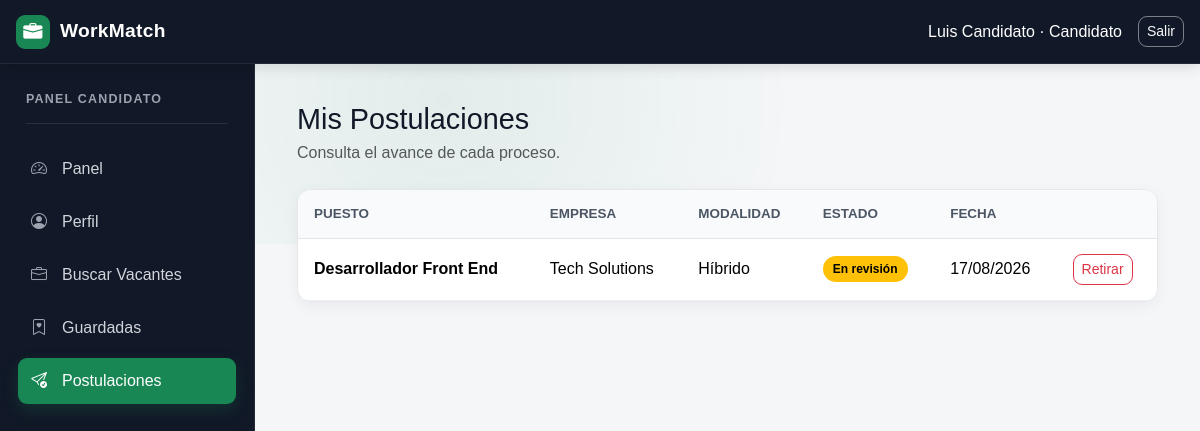
The page /index.php?seccion=postulaciones (signed in) on the database its author committed.
### tables this page shows
CREATE TABLE perfiles_candidato (
    usuario_id INT PRIMARY KEY,
    profesion VARCHAR(120) NULL,
    formacion TEXT NULL,
    experiencia TEXT NULL,
    habilidades TEXT NULL,
    ubicacion VARCHAR(120) NULL,

    CONSTRAINT fk_perfil_candidato_usuario
        FOREIGN KEY (usuario_id)
        REFERENCES usuarios(id)
        ON DELETE CASCADE
);

CREATE TABLE usuarios (
    id INT AUTO_INCREMENT PRIMARY KEY,
    nombre VARCHAR(120) NOT NULL,
    identificacion VARCHAR(40) NOT NULL,
    correo VARCHAR(120) NOT NULL UNIQUE,
    telefono VARCHAR(30) NULL,
    sitio_web VARCHAR(180) NULL,
    password VARCHAR(255) NOT NULL,
    tipo ENUM('candidato', 'empresa') NOT NULL,
    fecha_registro TIMESTAMP DEFAULT CURRENT_TIMESTAMP
);

CREATE TABLE postulaciones (
    id INT AUTO_INCREMENT PRIMARY KEY,

    vacante_id INT NOT NULL,

    candidato_id INT NOT NULL,

    estado ENUM(
        'En revisión',
        'Entrevista',
        'Aceptado',
        'Rechazado'
    ) DEFAULT 'En revisión',

    mensaje TEXT NULL,

    fecha_postulacion TIMESTAMP DEFAULT CURRENT_TIMESTAMP,

    UNIQUE KEY uk_postulacion (
        vacante_id,
        candidato_id
    ),

    CONSTRAINT fk_postulacion_vacante
        FOREIGN KEY (vacante_id)
        REFERENCES vacantes(id)
        ON DELETE CASCADE,

    CONSTRAINT fk_postulacion_candidato
        FOREIGN KEY (candidato_id)
        REFERENCES usuarios(id)
        ON DELETE CASCADE
);

CREATE TABLE vacantes (
    id INT AUTO_INCREMENT PRIMARY KEY,

    empresa_id INT NOT NULL,

    puesto VARCHAR(120) NOT NULL,

    area VARCHAR(100) NOT NULL,

    descripcion TEXT NOT NULL,

    requisitos TEXT NULL,

    ubicacion VARCHAR(120) NOT NULL,

    modalidad ENUM(
        'Presencial',
        'Híbrido',
        'Remoto'
    ) NOT NULL DEFAULT 'Presencial',

    tipo_contrato ENUM(
        'Tiempo completo',
        'Medio tiempo',
        'Temporal',
        'Práctica'
    ) NOT NULL DEFAULT 'Tiempo completo',

    salario DECIMAL(12,2) NULL,

    estado ENUM(
        'Activa',
        'Cerrada'
    ) DEFAULT 'Activa',

    fecha_creacion TIMESTAMP DEFAULT CURRENT_TIMESTAMP,

    CONSTRAINT fk_vacante_empresa
        FOREIGN KEY (empresa_id)
        REFERENCES usuarios(id)
        ON DELETE CASCADE
);

### app/controllers/WorkMatchController.php (called while the page is built, shortened)
<?php
require_once __DIR__ . '/../models/WorkMatch.php';
class WorkMatchController
{
    private WorkMatch $model;
    public function __construct(){ $this->model=new WorkMatch(); }
    public function run(): void
    {
        $this->mostrarSistema();
    }
    private function mostrarSistema(): void
    {
        $usuario=$_SESSION['usuario']; $seccion=$_GET['seccion']??'panel'; $mensajeOk=$_SESSION['mensaje_ok']??''; unset($_SESSION['mensaje_ok']);
        $perfil=$usuario['tipo']==='empresa'?$this->model->obtenerPerfilEmpresa((int)$usuario['id']):$this->model->obtenerPerfilCandidato((int)$usuario['id']);
        $postulaciones=$usuario['tipo']==='candidato'?$this->model->postulacionesCandidato((int)$usuario['id']):[];
        require __DIR__.'/../views/sistema.php';
    }
}

### index.php (called while the page is built)
<?php
require_once __DIR__ . '/app/controllers/WorkMatchController.php';
$controller = new WorkMatchController();
$controller->run();

### app/models/WorkMatch.php (called while the page is built, shortened)
<?php
require_once __DIR__ . '/../../config/database.php';
class WorkMatch
{
    private PDO $connection;
    public function __construct()
    {
        $database = new Database();
        $this->connection = $database->connect();
    }
    public function obtenerPerfilCandidato(int $id): array|false
    {
        $stmt=$this->connection->prepare('SELECT u.id,u.nombre,u.identificacion,u.correo,u.telefono,p.profesion,p.formacion,p.experiencia,p.habilidades,p.ubicacion FROM usuarios u JOIN perfiles_candidato p ON p.usuario_id=u.id WHERE u.id=:id');
        $stmt->execute(['id'=>$id]); return $stmt->fetch();
    }
    public function postulacionesCandidato(int $id): array
    {
        $stmt=$this->connection->prepare('SELECT p.id,p.estado,p.fecha_postulacion,p.mensaje,v.puesto,v.ubicacion,v.modalidad,u.nombre empresa FROM postulaciones p JOIN vacantes v ON v.id=p.vacante_id JOIN usuarios u ON u.id=v.empresa_id WHERE p.candidato_id=:id ORDER BY p.fecha_postulacion DESC');
        $stmt->execute(['id'=>$id]); return $stmt->fetchAll();
    }
}

### config/database.php (called while the page is built)
<?php
class Database
{
    private string $host = 'db';
    private string $database = 'workmatch';
    private string $username = 'root';
    private string $password = 'root';
    public function connect(): PDO
    {
        try {
            $connection = new PDO(
                "mysql:host={$this->host};dbname={$this->database};charset=utf8mb4",
                $this->username,
                $this->password
            );
            $connection->setAttribute(PDO::ATTR_ERRMODE, PDO::ERRMODE_EXCEPTION);
            $connection->setAttribute(PDO::ATTR_DEFAULT_FETCH_MODE, PDO::FETCH_ASSOC);
            return $connection;
        } catch (PDOException $exception) {
            throw new RuntimeException('No fue posible conectar con la base de datos.');
        }
    }
}

### app/views/sistema.php (the view, shortened to what this page needs)
<?php
function e(mixed $v): string { return htmlspecialchars((string)($v??''),ENT_QUOTES,'UTF-8'); }
$esEmpresa=$usuario['tipo']==='empresa';
function badgeEstado(string $e): string { return match($e){'Aceptado'=>'success','Entrevista'=>'primary','Rechazado'=>'danger','Cerrada'=>'secondary',default=>'warning'}; }
?>
<!DOCTYPE html><html lang="es"><head><meta charset="UTF-8"><meta name="viewport" content="width=device-width,initial-scale=1"><title>WorkMatch</title>
<link href="https://cdn.jsdelivr.net/npm/bootstrap@5.3.3/dist/css/bootstrap.min.css" rel="stylesheet"><link rel="stylesheet" href="https://cdn.jsdelivr.net/npm/bootstrap-icons@1.11.3/font/bootstrap-icons.min.css"><link rel="stylesheet" href="public/css/style.css"></head><body>
<nav class="navbar navbar-dark fixed-top px-3"><a class="navbar-brand fw-bold" href="index.php"><i class="bi bi-briefcase-fill"></i> WorkMatch</a><div class="d-flex align-items-center gap-3 text-white"><span class="d-none d-md-inline"><?= e($usuario['nombre']) ?> · <?= $esEmpresa?'Empresa':'Candidato' ?></span><a class="btn btn-outline-light btn-sm" href="index.php?action=logout">Salir</a></div></nav>
<div class="app-layout"><aside class="sidebar"><h5><?= $esEmpresa?'Panel Empresa':'Panel Candidato' ?></h5>
<a class="<?= $seccion==='panel'?'active':'' ?>" href="index.php?seccion=panel"><i class="bi bi-speedometer2"></i>Panel</a>
<a class="<?= $seccion==='perfil'?'active':'' ?>" href="index.php?seccion=perfil"><i class="bi bi-person-circle"></i>Perfil</a>
<a class="<?= $seccion==='vacantes'?'active':'' ?>" href="index.php?seccion=vacantes"><i class="bi bi-briefcase"></i><?= $esEmpresa?'Mis Vacantes':'Buscar Vacantes' ?></a>
<?php if($esEmpresa): ?><a class="<?= $seccion==='candidatos'?'active':'' ?>" href="index.php?seccion=candidatos"><i class="bi bi-people"></i>Candidatos</a>
<?php else: ?><a class="<?= $seccion==='favoritas'?'active':'' ?>" href="index.php?seccion=favoritas"><i class="bi bi-bookmark-heart"></i>Guardadas</a><a class="<?= $seccion==='postulaciones'?'active':'' ?>" href="index.php?seccion=postulaciones"><i class="bi bi-send-check"></i>Postulaciones</a><?php endif; ?></aside>
<main class="content-area">
<?php if(!$esEmpresa && $seccion==='postulaciones'): ?><h2>Mis Postulaciones</h2><p class="text-muted">Consulta el avance de cada proceso.</p><div class="table-responsive"><table class="table align-middle"><thead><tr><th>Puesto</th><th>Empresa</th><th>Modalidad</th><th>Estado</th><th>Fecha</th><th></th></tr></thead><tbody><?php foreach($postulaciones as $p): ?><tr><td><strong><?= e($p['puesto']) ?></strong></td><td><?= e($p['empresa']) ?></td><td><?= e($p['modalidad']) ?></td><td><span class="badge text-bg-<?= badgeEstado($p['estado']) ?>"><?= e($p['estado']) ?></span></td><td><?= e(date('d/m/Y',strtotime($p['fecha_postulacion']))) ?></td><td><?php if($p['estado']==='En revisión'): ?><form method="post"><input type="hidden" name="action" value="retirar_postulacion"><input type="hidden" name="postulacion_id" value="<?= (int)$p['id'] ?>"><button class="btn btn-outline-danger btn-sm confirm-action" data-confirm="¿Retirar esta postulación?">Retirar</button></form><?php endif; ?></td></tr><?php endforeach; ?></tbody></table></div><?php endif; ?>
</main></div>
<script src="https://cdn.jsdelivr.net/npm/bootstrap@5.3.3/dist/js/bootstrap.bundle.min.js"></script><script src="public/js/app.js"></script></body></html>

### public/css/style.css (style rules this page uses)
:root { --wm-dark: #111827; --wm-dark-2: #1f2937; --wm-green: #198754; --wm-green-dark: #146c43; --wm-bg: #f4f6f8; --wm-card: #ffffff; --wm-border: #e5e7eb; --wm-text: #1f2937; --wm-muted: #6b7280; }
* { box-sizing: border-box; }
body { margin: 0; background: var(--wm-bg); color: var(--wm-text); font-family: Arial, Helvetica, sans-serif; }
.navbar { min-height: 64px; background: var(--wm-dark) !important; border-bottom: 1px solid rgba(255,255,255,.08); box-shadow: 0 3px 14px rgba(0,0,0,.12); }
.navbar-brand { display: flex; align-items: center; gap: 10px; color: #fff !important; font-size: 1.2rem; letter-spacing: .3px; }
.navbar-brand i { display: inline-flex; align-items: center; justify-content: center; width: 34px; height: 34px; border-radius: 9px; background: var(--wm-green); }
.navbar .btn-outline-light { border-color: rgba(255,255,255,.45); }
.btn { border-radius: 9px; }
.app-layout { display: flex; min-height: 100vh; padding-top: 64px; }
.sidebar { position: fixed; top: 64px; bottom: 0; left: 0; width: 255px; padding: 28px 18px; overflow-y: auto; color: #fff; background: var(--wm-dark); border-right: 1px solid rgba(255,255,255,.08); }
.sidebar h5 { margin: 0 8px 22px; padding-bottom: 16px; color: #9ca3af; border-bottom: 1px solid rgba(255,255,255,.1); font-size: .78rem; font-weight: 700; letter-spacing: 1.2px; text-transform: uppercase; }
.sidebar a { display: flex; align-items: center; gap: 9px; margin-bottom: 7px; padding: 11px 13px; color: #d1d5db; border-radius: 9px; text-decoration: none; transition: .2s ease; }
.sidebar a i { width: 22px; color: #9ca3af; font-size: 1rem; }
.sidebar a.active { color: #fff; background: var(--wm-green); box-shadow: 0 6px 16px rgba(25,135,84,.24); }
.sidebar a.active i { color: #fff; }
.content-area { width: calc(100% - 255px); margin-left: 255px; padding: 38px 42px 55px; }
.content-area > h2 { margin-bottom: 4px; color: var(--wm-dark); font-size: 1.8rem; }
.content-area > .text-muted { margin-bottom: 24px; }
.badge { border-radius: 20px; padding: 7px 10px; font-weight: 600; }
.table-responsive { overflow: hidden; border: 1px solid var(--wm-border); border-radius: 14px; background: #fff; box-shadow: 0 4px 16px rgba(17,24,39,.05); }
.table { margin-bottom: 0; }
.table thead th { padding: 14px 16px; color: #4b5563; background: #f8fafc; border-bottom: 1px solid var(--wm-border); font-size: .84rem; font-weight: 700; text-transform: uppercase; }
.table tbody td { padding: 15px 16px; border-color: #eef0f2; vertical-align: middle; }
html { scroll-behavior: smooth; }
body::before { content: ""; position: fixed; inset: 64px 0 auto 255px; height: 180px; background: radial-gradient(circle at 20% 20%, rgba(25,135,84,.08), transparent 45%); pointer-events: none; z-index: -1; }
.btn { transition: transform .15s ease, box-shadow .15s ease, background .15s ease; }

### rows shown on the page
perfiles_candidato: usuario_id.nombre "Luis Candidato"
postulaciones: vacante.puesto "Desarrollador Front End", usuarios.nombre "Tech Solutions", vacante.modalidad "Híbrido", estado "En revisión", fecha_postulacion "17/08/2026"
